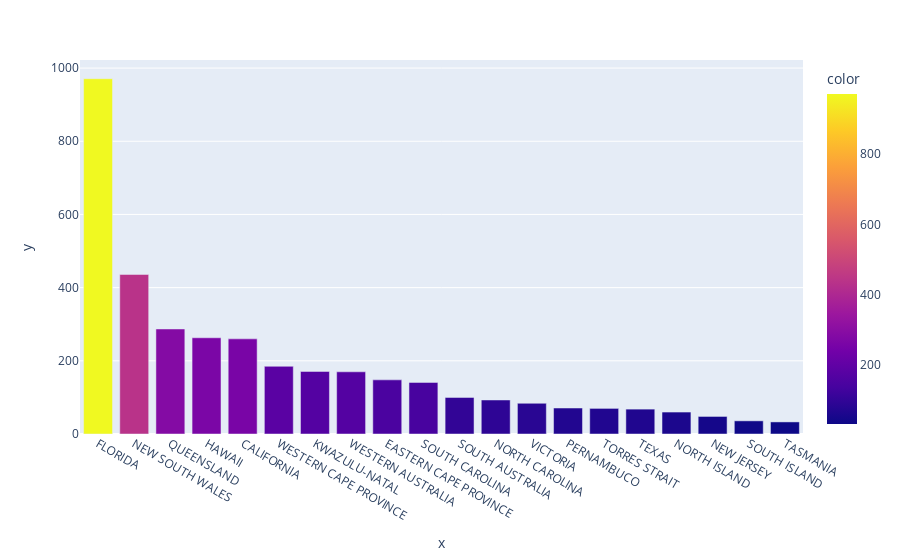

The cell this chart's notebook holds for it:
### Code cell
fig.show()

### Figure 1 — Plotly figure (JSON) as saved in the notebook; plotly's stock layout.template omitted (floating-point values rounded to 4 significant figures)
{"data": [{"alignmentgroup": "True", "hovertemplate": "x=%{x}<br>y=%{y}<br>color=%{marker.color}<extra></extra>", "legendgroup": "", "marker": {"color": [971, 436, 287, 263, 260, 185, 171, 170, 148, 141, 100, 93, 84, 71, 70, 68, 60, 48, 36, 33], "coloraxis": "coloraxis", "pattern": {"shape": ""}}, "name": "", "offsetgroup": "", "orientation": "v", "showlegend": false, "textposition": "auto", "type": "bar", "x": ["FLORIDA", "NEW SOUTH WALES", "QUEENSLAND", "HAWAII", "CALIFORNIA", "WESTERN CAPE PROVINCE", "KWAZULU-NATAL", "WESTERN AUSTRALIA", "EASTERN CAPE PROVINCE", "SOUTH CAROLINA", "SOUTH AUSTRALIA", "NORTH CAROLINA", "VICTORIA", "PERNAMBUCO", "TORRES STRAIT", "TEXAS", "NORTH ISLAND", "NEW JERSEY", "SOUTH ISLAND", "TASMANIA"], "xaxis": "x", "y": [971, 436, 287, 263, 260, 185, 171, 170, 148, 141, 100, 93, 84, 71, 70, 68, 60, 48, 36, 33], "yaxis": "y"}], "layout": {"barmode": "relative", "coloraxis": {"colorbar": {"title": {"text": "color"}}, "colorscale": [[0, "#0d0887"], [0.1111, "#46039f"], [0.2222, "#7201a8"], [0.3333, "#9c179e"], [0.4444, "#bd3786"], [0.5556, "#d8576b"], [0.6667, "#ed7953"], [0.7778, "#fb9f3a"], [0.8889, "#fdca26"], [1, "#f0f921"]]}, "legend": {"tracegroupgap": 0}, "margin": {"t": 60}, "xaxis": {"anchor": "y", "domain": [0, 1], "title": {"text": "x"}}, "yaxis": {"anchor": "x", "domain": [0, 1], "title": {"text": "y"}}}}
